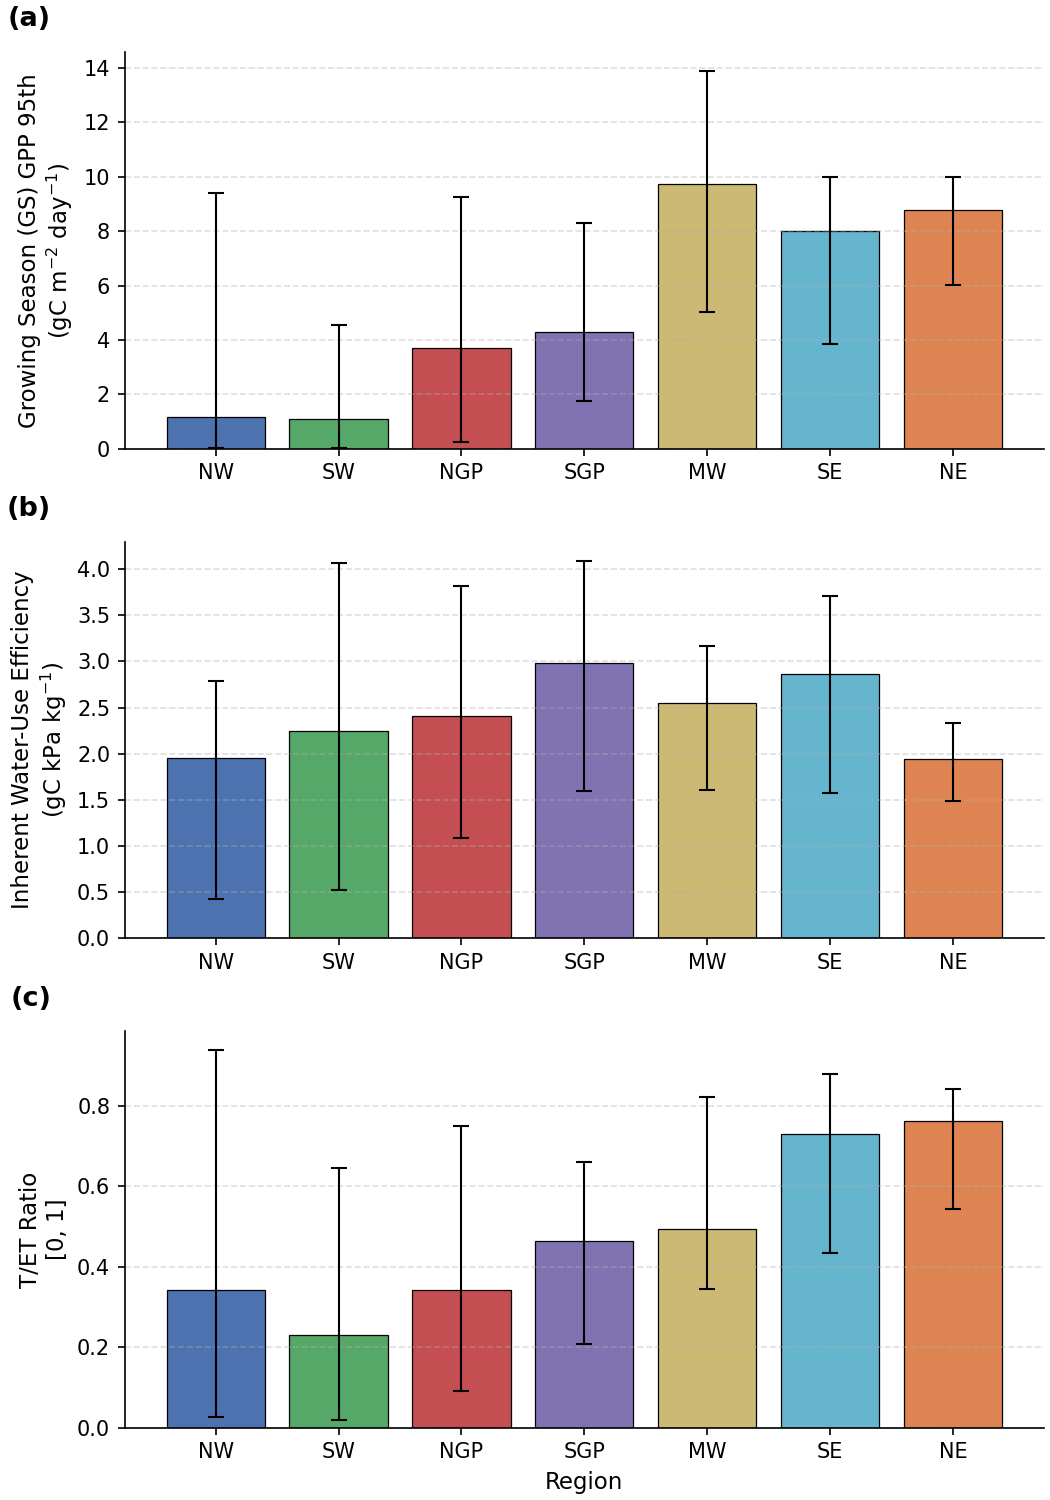

Reproduce this figure in Python.
import pandas as pd
import numpy as np
import matplotlib.pyplot as plt

df = pd.read_csv('spatial_flash_drought_properties.csv')

# cluster -> region mapping (based on centroid lat/lon)
cluster_to_region = {
    1: 'NW',
    2: 'SW',
    3: 'NGP',
    4: 'SGP',
    5: 'MW',
    6: 'SE',
    7: 'NE',
}
df['region'] = df['cluster'].map(cluster_to_region)

region_order = ['NW', 'SW', 'NGP', 'SGP', 'MW', 'SE', 'NE']

vars_info = [
    ('GPP95', 'Growing Season (GS) GPP 95th', r'(gC m$^{-2}$ day$^{-1}$)'),
    ('iWUE_mean', 'Inherent Water-Use Efficiency', r'(gC kPa kg$^{-1}$)'),
    ('TET_mean', 'T/ET Ratio', '[0, 1]'),
]

panel_labels = ['(a)', '(b)', '(c)']

colors = ['#4C72B0', '#55A868', '#C44E52', '#8172B2', '#CCB974', '#64B5CD', '#DD8452']

fig, axes = plt.subplots(3, 1, figsize=(7, 10), layout='compressed')

for ax, (col, label, unit), panel in zip(axes, vars_info, panel_labels):
    grouped = df.groupby('region')[col]
    medians = grouped.median().reindex(region_order)
    p05 = grouped.quantile(0.05).reindex(region_order)
    p95 = grouped.quantile(0.95).reindex(region_order)

    # error bar lengths relative to the median (bar height)
    lower_err = (medians - p05).clip(lower=0)
    upper_err = (p95 - medians).clip(lower=0)
    yerr = np.vstack([lower_err.values, upper_err.values])

    ax.bar(region_order, medians.values, yerr=yerr,
           capsize=4, color=colors, edgecolor='black', linewidth=0.6,
           error_kw={'elinewidth': 1, 'ecolor': 'black'})

    ax.set_ylabel(f'{label}\n{unit}', fontsize=11)
    ax.text(-0.08, 1.05, panel, transform=ax.transAxes,
            fontsize=13, fontweight='bold', va='bottom', ha='right')
    ax.spines['top'].set_visible(False)
    ax.spines['right'].set_visible(False)
    ax.grid(axis='y', linestyle='--', alpha=0.4)

axes[-1].set_xlabel('Region', fontsize=11)

plt.savefig('vegetation_biophysics_by_region.png', dpi=150)
print('saved')
